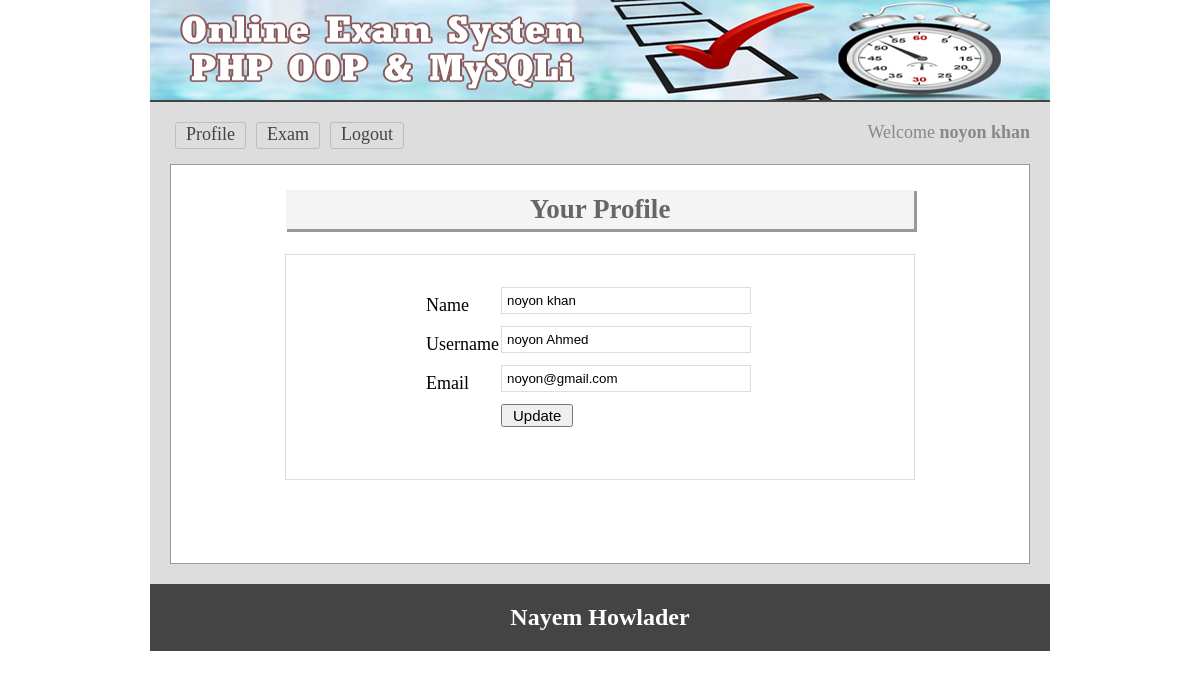
The app's page /profile.php (signed in) with its own data.
### tables this page shows
CREATE TABLE `tbl_user` (
  `userid` int(11) NOT NULL,
  `name` varchar(50) NOT NULL,
  `username` varchar(30) NOT NULL,
  `password` varchar(32) NOT NULL,
  `email` varchar(255) NOT NULL,
  `status` int(11) NOT NULL DEFAULT '0'
);

### classes/User.php (called while the page is built, shortened)
<?php
 $filepath = realpath(dirname(__FILE__));
include_once ($filepath.'/../lib/Session.php');
include_once ($filepath.'/../lib/Database.php');
class User{
	private $db;
	function __construct()
	{
		$this->db = new Database();
	}
  public function getUserData($userid){
      $query = "SELECT * FROM tbl_user ORDER BY userid DESC";
       $result = $this->db->select($query);
       return $result;
  }
}
 ?>

### lib/Database.php (called while the page is built, shortened)
<?php
Class Database{
	public $host   = DB_HOST;
	public $user   = DB_USER;
	public $pass   = DB_PASS;
	public $dbname = DB_NAME;
	public $link;
	private function connectDB(){
	$this->link = new mysqli($this->host, $this->user, $this->pass, $this->dbname);
 }
	public function select($query){
		$result = $this->link->query($query) or die($this->link->error.__LINE__);
		if($result->num_rows > 0){
			return $result;
		} else {
			return false;
		}
	}
}

### lib/Session.php (called while the page is built, shortened)
<?php
class Session{
	 public static function get($key){
	 	if (isset($_SESSION[$key])) {
	 		return $_SESSION[$key];
	 	} else {
	 		return false;
	 	}
	 }
}
?>

### profile.php (the view, shortened to what this page needs)
<?php include 'inc/header.php'; ?>
<?php
$userid = Session::get("userid");
?>
<div class="main">
<h1>Your Profile</h1>
<div class="profile">
	<form action="" method="post">
	<?php
	$getData = $usr->getUserData($userid);
	if ($getData) {
		$result = $getData->fetch_assoc();
	?>
		<table class="tbl">
		     <tr>
			   <td>Name</td>
			   <td><input name="name" type="text" value="<?php echo $result['name'] ?>" /></td>
			 </tr>
			  <tr>
			   <td>Username</td>
			   <td><input name="username" type="text" value="<?php echo $result['username'] ?>"/></td>
			 </tr>
			 <tr>
			   <td>Email</td>
			   <td><input name="email" type="text" value="<?php echo $result['email'] ?>"/></td>
			 </tr>
			  <tr>
			  <td></td>
			   <td><input type="submit" value="Update">
			   </td>
			 </tr>
       </table>
   <?php } ?>
	   </form>
	   </div>
</div>
<?php include 'inc/footer.php'; ?>

### css/main.css (style rules this page uses)
* { margin:0;padding:0;outline:none }
body { font-family:verdana }
input[type="text"], input[type="password"] { border: 1px solid #ddd; margin-bottom: 10px; padding: 5px; width: 238px; }
input[type="submit"] { cursor: pointer; font-size: 15px; padding: 1px 10px; }
.main { background: #fff none repeat scroll 0 0; border: 1px solid #999; margin-top: 10px; min-height: 368px; padding: 15px; width: 828px; }
.main h1 { background: #f4f4f4 none repeat scroll 0 0; box-shadow: 2px 2px 0 1px #999; color: #666; margin: 10px auto 25px; padding: 4px; text-align: center; width: 620px; }
.starttest, { border: 1px solid #f4f4f4; margin:0 auto; padding: 20px; width: 590px; }

### profile.php (style rules this page uses)
.profile { width: 440px;margin: 0 auto;border: 1px solid #ddd;padding: 30px 50px 50px 138px; }

### records on screen
tbl_user: name "noyon khan", username "noyon Ahmed", email "noyon@gmail.com"

### other values on screen
Session::get('name') "noyon khan"
